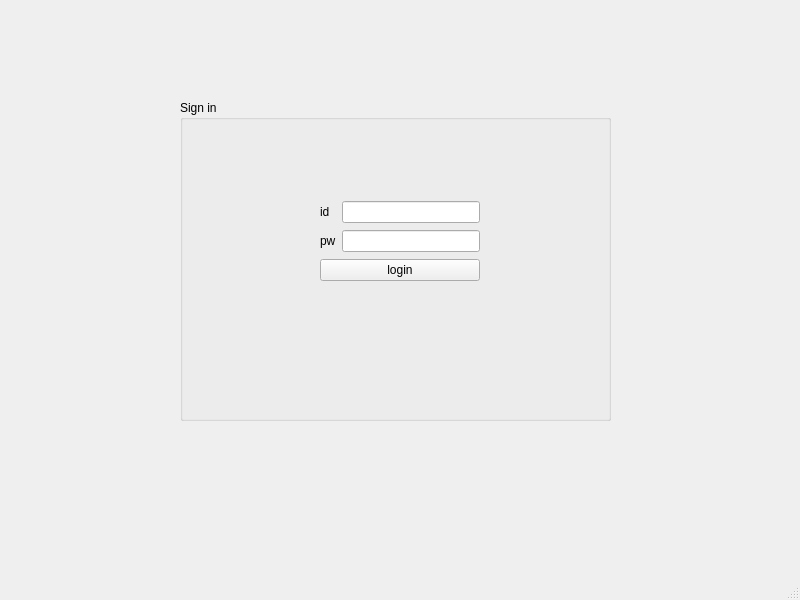
<?xml version="1.0" encoding="UTF-8"?>
<ui version="4.0">
 <class>MainWindow</class>
 <widget class="QMainWindow" name="MainWindow">
  <property name="geometry">
   <rect>
    <x>0</x>
    <y>0</y>
    <width>800</width>
    <height>600</height>
   </rect>
  </property>
  <property name="windowTitle">
   <string>MainWindow</string>
  </property>
  <widget class="QWidget" name="centralwidget">
   <widget class="QStackedWidget" name="stackedWidget">
    <property name="geometry">
     <rect>
      <x>110</x>
      <y>40</y>
      <width>591</width>
      <height>461</height>
     </rect>
    </property>
    <widget class="QWidget" name="page">
     <widget class="QGroupBox" name="groupBox">
      <property name="geometry">
       <rect>
        <x>70</x>
        <y>60</y>
        <width>431</width>
        <height>321</height>
       </rect>
      </property>
      <property name="title">
       <string>Sign in</string>
      </property>
      <widget class="QWidget" name="verticalLayoutWidget">
       <property name="geometry">
        <rect>
         <x>140</x>
         <y>100</y>
         <width>160</width>
         <height>83</height>
        </rect>
       </property>
       <layout class="QVBoxLayout" name="verticalLayout_6">
        <item>
         <layout class="QHBoxLayout" name="horizontalLayout_2">
          <item>
           <widget class="QLabel" name="label">
            <property name="text">
             <string>id  </string>
            </property>
           </widget>
          </item>
          <item>
           <widget class="QLineEdit" name="lineEdit"/>
          </item>
         </layout>
        </item>
        <item>
         <layout class="QHBoxLayout" name="horizontalLayout_3">
          <item>
           <widget class="QLabel" name="label_3">
            <property name="text">
             <string>pw</string>
            </property>
           </widget>
          </item>
          <item>
           <widget class="QLineEdit" name="lineEdit_3"/>
          </item>
         </layout>
        </item>
        <item>
         <layout class="QHBoxLayout" name="horizontalLayout_4">
          <item>
           <widget class="QPushButton" name="pushButton">
            <property name="text">
             <string>login</string>
            </property>
           </widget>
          </item>
         </layout>
        </item>
       </layout>
      </widget>
     </widget>
    </widget>
    <widget class="QWidget" name="page_2"/>
   </widget>
  </widget>
  <widget class="QMenuBar" name="menubar">
   <property name="geometry">
    <rect>
     <x>0</x>
     <y>0</y>
     <width>800</width>
     <height>21</height>
    </rect>
   </property>
  </widget>
  <widget class="QStatusBar" name="statusbar"/>
 </widget>
 <resources/>
 <connections/>
</ui>
